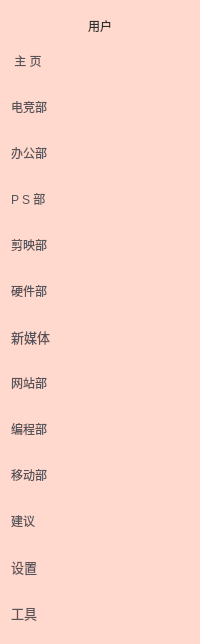
        <widget class="QWidget" name="widget_left" native="true">
         <property name="minimumSize">
          <size>
           <width>0</width>
           <height>0</height>
          </size>
         </property>
         <property name="maximumSize">
          <size>
           <width>99999</width>
           <height>16777215</height>
          </size>
         </property>
         <property name="styleSheet">
          <string notr="true">background-color: rgb(255, 217, 206);
border-top-left-radius:7px;
border-top-right-radius:7px;
border-bottom-left-radius:7px;
border-bottom-right-radius:7px;</string>
         </property>
         <layout class="QVBoxLayout" name="verticalLayout">
          <item alignment="Qt::AlignHCenter">
           <widget class="QLabel" name="label_logo">
            <property name="minimumSize">
             <size>
              <width>0</width>
              <height>0</height>
             </size>
            </property>
            <property name="maximumSize">
             <size>
              <width>0</width>
              <height>0</height>
             </size>
            </property>
            <property name="styleSheet">
             <string notr="true"/>
            </property>
            <property name="text">
             <string/>
            </property>
           </widget>
          </item>
          <item>
           <widget class="QPushButton" name="pushButton_person">
            <property name="styleSheet">
             <string notr="true">QPushButton{

	color: rgb(44, 44, 44);
}
QPushButton:hover{
border-radius:0px;
	color: rgb(143, 213, 238);

}
</string>
            </property>
            <property name="text">
             <string>用户</string>
            </property>
            <property name="icon">
             <iconset>
              <normaloff>image/person.png</normaloff>image/person.png</iconset>
            </property>
            <property name="checkable">
             <bool>true</bool>
            </property>
            <property name="autoExclusive">
             <bool>true</bool>
            </property>
           </widget>
          </item>
          <item>
           <widget class="QPushButton" name="pushButton_home">
            <property name="minimumSize">
             <size>
              <width>0</width>
              <height>40</height>
             </size>
            </property>
            <property name="styleSheet">
             <string notr="true">QPushButton{
	background-color: rgb(255, 217, 206);
	border-radius:3px;
	border:0px;
	color:rgb(89,83,88);
	text-align:left;

}
QPushButton:hover{
	background-color: rgb(153, 193, 185);
	border-radius:3px;
}
QPushButton:pressed{
	border:2px solid rgb(0, 0, 0);


}
QPushButton:checked{
	border-radius:0px;
	border-left:5px solid rgb(142, 125, 190);
	

	color:rgb(85, 85, 255);
}

</string>
            </property>
            <property name="text">
             <string> 主 页</string>
            </property>
            <property name="icon">
             <iconset>
              <normaloff>image/zero.png</normaloff>image/zero.png</iconset>
            </property>
            <property name="checkable">
             <bool>true</bool>
            </property>
            <property name="autoExclusive">
             <bool>true</bool>
            </property>
           </widget>
          </item>
          <item>
           <widget class="QPushButton" name="pushButton_dianjing">
            <property name="minimumSize">
             <size>
              <width>0</width>
              <height>40</height>
             </size>
            </property>
            <property name="styleSheet">
             <string notr="true">QPushButton{
	background-color: rgb(255, 217, 206);
	border-radius:3px;
	border:0px;
	color:rgb(89,83,88);
	text-align:left;

}
QPushButton:hover{
	background-color: rgb(153, 193, 185);
	border-radius:3px;
}
QPushButton:pressed{
	border:2px solid rgb(0, 0, 0);


}
QPushButton:checked{
	border-radius:0px;
	border-left:5px solid rgb(142, 125, 190);
	

	color:rgb(85, 85, 255);
}

</string>
            </property>
            <property name="text">
             <string>电竞部</string>
            </property>
            <property name="icon">
             <iconset>
              <normaloff>image/game.png</normaloff>image/game.png</iconset>
            </property>
            <property name="checkable">
             <bool>true</bool>
            </property>
            <property name="autoExclusive">
             <bool>true</bool>
            </property>
           </widget>
          </item>
          <item>
           <widget class="QPushButton" name="pushButton_bangong">
            <property name="minimumSize">
             <size>
              <width>0</width>
              <height>40</height>
             </size>
            </property>
            <property name="styleSheet">
             <string notr="true">QPushButton{
	background-color: rgb(255, 217, 206);
	border-radius:3px;
	border:0px;
	color:rgb(89,83,88);
	text-align:left;

}
QPushButton:hover{
	background-color: rgb(153, 193, 185);
	border-radius:3px;
}
QPushButton:pressed{
	border:2px solid rgb(0, 0, 0);


}
QPushButton:checked{
	border-radius:0px;
	border-left:5px solid rgb(142, 125, 190);
	

	color:rgb(85, 85, 255);
}

</string>
            </property>
            <property name="text">
             <string>办公部</string>
            </property>
            <property name="icon">
             <iconset>
              <normaloff>image/work.png</normaloff>image/work.png</iconset>
            </property>
            <property name="checkable">
             <bool>true</bool>
            </property>
            <property name="autoExclusive">
             <bool>true</bool>
            </property>
           </widget>
          </item>
          <item>
           <widget class="QPushButton" name="pushButton_ps">
            <property name="minimumSize">
             <size>
              <width>0</width>
              <height>40</height>
             </size>
            </property>
            <property name="styleSheet">
             <string notr="true">QPushButton{
	background-color: rgb(255, 217, 206);
	border-radius:3px;
	border:0px;
	color:rgb(89,83,88);
	text-align:left;

}
QPushButton:hover{
	background-color: rgb(153, 193, 185);
	border-radius:3px;
}
QPushButton:pressed{
	border:2px solid rgb(0, 0, 0);


}
QPushButton:checked{
	border-radius:0px;
	border-left:5px solid rgb(142, 125, 190);
	

	color:rgb(85, 85, 255);
}

</string>
            </property>
            <property name="text">
             <string>P S 部</string>
            </property>
            <property name="icon">
             <iconset>
              <normaloff>image/adobe photoshop.png</normaloff>image/adobe photoshop.png</iconset>
            </property>
            <property name="checkable">
             <bool>true</bool>
            </property>
            <property name="autoExclusive">
             <bool>true</bool>
            </property>
           </widget>
          </item>
          <item>
           <widget class="QPushButton" name="pushButton_jianying">
            <property name="minimumSize">
             <size>
              <width>0</width>
              <height>40</height>
             </size>
            </property>
            <property name="styleSheet">
             <string notr="true">QPushButton{
	background-color: rgb(255, 217, 206);
	border-radius:3px;
	border:0px;
	color:rgb(89,83,88);
	text-align:left;

}
QPushButton:hover{
	background-color: rgb(153, 193, 185);
	border-radius:3px;
}
QPushButton:pressed{
	border:2px solid rgb(0, 0, 0);


}
QPushButton:checked{
	border-radius:0px;
	border-left:5px solid rgb(142, 125, 190);
	

	color:rgb(85, 85, 255);
}

</string>
            </property>
            <property name="text">
             <string>剪映部</string>
            </property>
            <property name="icon">
             <iconset>
              <normaloff>image/cut.png</normaloff>image/cut.png</iconset>
            </property>
            <property name="checkable">
             <bool>true</bool>
            </property>
            <property name="autoExclusive">
             <bool>true</bool>
            </property>
           </widget>
          </item>
          <item>
           <widget class="QPushButton" name="pushButton_yingjian">
            <property name="minimumSize">
             <size>
              <width>0</width>
              <height>40</height>
             </size>
            </property>
            <property name="styleSheet">
             <string notr="true">QPushButton{
	background-color: rgb(255, 217, 206);
	border-radius:3px;
	border:0px;
	color:rgb(89,83,88);
	text-align:left;

}
QPushButton:hover{
	background-color: rgb(153, 193, 185);
	border-radius:3px;
}
QPushButton:pressed{
	border:2px solid rgb(0, 0, 0);


}
QPushButton:checked{
	border-radius:0px;
	border-left:5px solid rgb(142, 125, 190);
	

	color:rgb(85, 85, 255);
}

</string>
            </property>
            <property name="text">
             <string>硬件部</string>
            </property>
            <property name="icon">
             <iconset>
              <normaloff>image/chip.png</normaloff>image/chip.png</iconset>
            </property>
            <property name="checkable">
             <bool>true</bool>
            </property>
            <property name="autoExclusive">
             <bool>true</bool>
            </property>
           </widget>
          </item>
          <item>
           <widget class="QPushButton" name="pushButton_xinmeiti">
            <property name="minimumSize">
             <size>
              <width>0</width>
              <height>40</height>
             </size>
            </property>
            <property name="font">
             <font>
              <pointsize>10</pointsize>
             </font>
            </property>
            <property name="styleSheet">
             <string notr="true">QPushButton{
	background-color: rgb(255, 217, 206);
	border-radius:3px;
	border:0px;
	color:rgb(89,83,88);
	text-align:left;

}
QPushButton:hover{
	background-color: rgb(153, 193, 185);
	border-radius:3px;
}
QPushButton:pressed{
	border:2px solid rgb(0, 0, 0);


}
QPushButton:checked{
	border-radius:0px;
	border-left:5px solid rgb(142, 125, 190);
	

	color:rgb(85, 85, 255);
}

</string>
            </property>
            <property name="text">
             <string>新媒体</string>
            </property>
            <property name="icon">
             <iconset>
              <normaloff>image/camera.png</normaloff>image/camera.png</iconset>
            </property>
            <property name="checkable">
             <bool>true</bool>
            </property>
            <property name="autoExclusive">
             <bool>true</bool>
            </property>
           </widget>
          </item>
          <item>
           <widget class="QPushButton" name="pushButton_net">
            <property name="minimumSize">
             <size>
              <width>0</width>
              <height>40</height>
             </size>
            </property>
            <property name="styleSheet">
             <string notr="true">QPushButton{
	background-color: rgb(255, 217, 206);
	border-radius:3px;
	border:0px;
	color:rgb(89,83,88);
	text-align:left;

}
QPushButton:hover{
	background-color: rgb(153, 193, 185);
	border-radius:3px;
}
QPushButton:pressed{
	border:2px solid rgb(0, 0, 0);


}
QPushButton:checked{
	border-radius:0px;
	border-left:5px solid rgb(142, 125, 190);
	

	color:rgb(85, 85, 255);
}

</string>
            </property>
            <property name="text">
             <string>网站部</string>
            </property>
            <property name="icon">
             <iconset>
              <normaloff>image/net.png</normaloff>image/net.png</iconset>
            </property>
            <property name="checkable">
             <bool>true</bool>
            </property>
            <property name="autoExclusive">
             <bool>true</bool>
            </property>
           </widget>
          </item>
          <item>
           <widget class="QPushButton" name="pushButton_code">
            <property name="minimumSize">
             <size>
              <width>0</width>
              <height>40</height>
             </size>
            </property>
            <property name="styleSheet">
             <string notr="true">QPushButton{
	background-color: rgb(255, 217, 206);
	border-radius:3px;
	border:0px;
	color:rgb(89,83,88);
	text-align:left;

}
QPushButton:hover{
	background-color: rgb(153, 193, 185);
	border-radius:3px;
}
QPushButton:pressed{
	border:2px solid rgb(0, 0, 0);


}
QPushButton:checked{
	border-radius:0px;
	border-left:5px solid rgb(142, 125, 190);
	

	color:rgb(85, 85, 255);
}

</string>
            </property>
            <property name="text">
             <string>编程部</string>
            </property>
            <property name="icon">
             <iconset>
              <normaloff>image/code.png</normaloff>image/code.png</iconset>
            </property>
            <property name="checkable">
             <bool>true</bool>
            </property>
            <property name="autoExclusive">
             <bool>true</bool>
            </property>
           </widget>
          </item>
          <item>
           <widget class="QPushButton" name="pushButton_yidong">
            <property name="minimumSize">
             <size>
              <width>0</width>
              <height>40</height>
             </size>
            </property>
            <property name="styleSheet">
             <string notr="true">QPushButton{
	background-color: rgb(255, 217, 206);
	border-radius:3px;
	border:0px;
	color:rgb(89,83,88);
	text-align:left;

}
QPushButton:hover{
	background-color: rgb(153, 193, 185);
	border-radius:3px;
}
QPushButton:pressed{
	border:2px solid rgb(0, 0, 0);


}
QPushButton:checked{
	border-radius:0px;
	border-left:5px solid rgb(142, 125, 190);
	

	color:rgb(85, 85, 255);
}

</string>
            </property>
            <property name="text">
             <string>移动部</string>
            </property>
            <property name="icon">
             <iconset>
              <normaloff>image/phone.png</normaloff>image/phone.png</iconset>
            </property>
            <property name="checkable">
             <bool>true</bool>
            </property>
            <property name="autoExclusive">
             <bool>true</bool>
            </property>
           </widget>
          </item>
          <item>
           <widget class="QPushButton" name="pushButton_jianyi">
            <property name="minimumSize">
             <size>
              <width>0</width>
              <height>40</height>
             </size>
            </property>
            <property name="styleSheet">
             <string notr="true">QPushButton{
	background-color: rgb(255, 217, 206);
	border-radius:3px;
	border:0px;
	color:rgb(89,83,88);
	text-align:left;

}
QPushButton:hover{
	background-color: rgb(153, 193, 185);
	border-radius:3px;
}
QPushButton:pressed{
	border:2px solid rgb(0, 0, 0);


}
QPushButton:checked{
	border-radius:0px;
	border-left:5px solid rgb(142, 125, 190);
	

	color:rgb(85, 85, 255);
}

</string>
            </property>
            <property name="text">
             <string>建议</string>
            </property>
            <property name="icon">
             <iconset>
              <normaloff>image/suggest.png</normaloff>image/suggest.png</iconset>
            </property>
            <property name="checkable">
             <bool>true</bool>
            </property>
            <property name="autoExclusive">
             <bool>true</bool>
            </property>
           </widget>
          </item>
          <item>
           <widget class="QPushButton" name="pushButton_setting">
            <property name="minimumSize">
             <size>
              <width>0</width>
              <height>40</height>
             </size>
            </property>
            <property name="font">
             <font>
              <pointsize>10</pointsize>
             </font>
            </property>
            <property name="styleSheet">
             <string notr="true">QPushButton{
	background-color: rgb(255, 217, 206);
	border-radius:3px;
	border:0px;
	color:rgb(89,83,88);
	text-align:left;

}
QPushButton:hover{
	background-color: rgb(153, 193, 185);
	border-radius:3px;
}
QPushButton:pressed{
	border:2px solid rgb(0, 0, 0);


}
QPushButton:checked{
	border-radius:0px;
	border-left:5px solid rgb(142, 125, 190);
	

	color:rgb(85, 85, 255);
}

</string>
            </property>
            <property name="text">
             <string>设置</string>
            </property>
            <property name="icon">
             <iconset>
              <normaloff>image/setting.png</normaloff>image/setting.png</iconset>
            </property>
            <property name="checkable">
             <bool>true</bool>
            </property>
            <property name="autoExclusive">
             <bool>true</bool>
            </property>
           </widget>
          </item>
          <item>
           <widget class="QPushButton" name="pushButton_tools">
            <property name="minimumSize">
             <size>
              <width>0</width>
              <height>40</height>
             </size>
            </property>
            <property name="font">
             <font>
              <pointsize>10</pointsize>
             </font>
            </property>
            <property name="styleSheet">
             <string notr="true">QPushButton{
	background-color: rgb(255, 217, 206);
	border-radius:3px;
	border:0px;
	color:rgb(89,83,88);
	text-align:left;

}
QPushButton:hover{
	background-color: rgb(153, 193, 185);
	border-radius:3px;
}
QPushButton:pressed{
	border:2px solid rgb(0, 0, 0);


}
QPushButton:checked{
	border-radius:0px;
	border-left:5px solid rgb(142, 125, 190);
	

	color:rgb(85, 85, 255);
}

</string>
            </property>
            <property name="text">
             <string>工具</string>
            </property>
            <property name="icon">
             <iconset>
              <normaloff>image/tool.png</normaloff>image/tool.png</iconset>
            </property>
            <property name="checkable">
             <bool>true</bool>
            </property>
            <property name="autoExclusive">
             <bool>true</bool>
            </property>
           </widget>
          </item>
         </layout>
        </widget>
